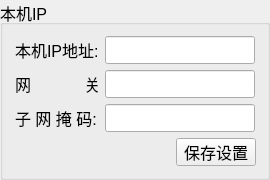
  <widget class="QGroupBox" name="hostIPSetBox">
   <property name="geometry">
    <rect>
     <x>1030</x>
     <y>140</y>
     <width>270</width>
     <height>170</height>
    </rect>
   </property>
   <property name="font">
    <font>
     <pointsize>12</pointsize>
    </font>
   </property>
   <property name="title">
    <string>本机IP</string>
   </property>
   <layout class="QVBoxLayout" name="verticalLayout_3">
    <item>
     <layout class="QHBoxLayout" name="horizontalLayout">
      <item>
       <widget class="QLabel" name="label_myip">
        <property name="minimumSize">
         <size>
          <width>83</width>
          <height>28</height>
         </size>
        </property>
        <property name="maximumSize">
         <size>
          <width>83</width>
          <height>28</height>
         </size>
        </property>
        <property name="font">
         <font>
          <pointsize>12</pointsize>
         </font>
        </property>
        <property name="text">
         <string>本机IP地址:</string>
        </property>
       </widget>
      </item>
      <item>
       <widget class="QLineEdit" name="m_myip">
        <property name="sizePolicy">
         <sizepolicy hsizetype="Preferred" vsizetype="Preferred">
          <horstretch>0</horstretch>
          <verstretch>0</verstretch>
         </sizepolicy>
        </property>
        <property name="minimumSize">
         <size>
          <width>150</width>
          <height>28</height>
         </size>
        </property>
        <property name="maximumSize">
         <size>
          <width>150</width>
          <height>28</height>
         </size>
        </property>
        <property name="font">
         <font>
          <pointsize>12</pointsize>
         </font>
        </property>
        <property name="echoMode">
         <enum>QLineEdit::Normal</enum>
        </property>
       </widget>
      </item>
     </layout>
    </item>
    <item>
     <layout class="QHBoxLayout" name="horizontalLayout_15">
      <item>
       <widget class="QLabel" name="label_gateway">
        <property name="minimumSize">
         <size>
          <width>83</width>
          <height>28</height>
         </size>
        </property>
        <property name="maximumSize">
         <size>
          <width>83</width>
          <height>28</height>
         </size>
        </property>
        <property name="font">
         <font>
          <pointsize>12</pointsize>
         </font>
        </property>
        <property name="text">
         <string>网            关: </string>
        </property>
       </widget>
      </item>
      <item>
       <widget class="QLineEdit" name="m_gateway">
        <property name="enabled">
         <bool>true</bool>
        </property>
        <property name="sizePolicy">
         <sizepolicy hsizetype="Preferred" vsizetype="Preferred">
          <horstretch>0</horstretch>
          <verstretch>0</verstretch>
         </sizepolicy>
        </property>
        <property name="minimumSize">
         <size>
          <width>150</width>
          <height>28</height>
         </size>
        </property>
        <property name="maximumSize">
         <size>
          <width>150</width>
          <height>28</height>
         </size>
        </property>
        <property name="font">
         <font>
          <pointsize>12</pointsize>
         </font>
        </property>
        <property name="echoMode">
         <enum>QLineEdit::Normal</enum>
        </property>
       </widget>
      </item>
     </layout>
    </item>
    <item>
     <layout class="QHBoxLayout" name="horizontalLayout_4">
      <item>
       <widget class="QLabel" name="label_subnetMask">
        <property name="minimumSize">
         <size>
          <width>83</width>
          <height>28</height>
         </size>
        </property>
        <property name="maximumSize">
         <size>
          <width>83</width>
          <height>28</height>
         </size>
        </property>
        <property name="font">
         <font>
          <pointsize>12</pointsize>
         </font>
        </property>
        <property name="text">
         <string>子 网 掩 码: </string>
        </property>
       </widget>
      </item>
      <item>
       <widget class="QLineEdit" name="m_subnetMask">
        <property name="sizePolicy">
         <sizepolicy hsizetype="Preferred" vsizetype="Preferred">
          <horstretch>0</horstretch>
          <verstretch>0</verstretch>
         </sizepolicy>
        </property>
        <property name="minimumSize">
         <size>
          <width>150</width>
          <height>28</height>
         </size>
        </property>
        <property name="maximumSize">
         <size>
          <width>150</width>
          <height>28</height>
         </size>
        </property>
        <property name="font">
         <font>
          <pointsize>12</pointsize>
         </font>
        </property>
        <property name="echoMode">
         <enum>QLineEdit::Normal</enum>
        </property>
       </widget>
      </item>
     </layout>
    </item>
    <item>
     <layout class="QHBoxLayout" name="horizontalLayout_16">
      <item>
       <spacer name="horizontalSpacer">
        <property name="orientation">
         <enum>Qt::Horizontal</enum>
        </property>
        <property name="sizeHint" stdset="0">
         <size>
          <width>40</width>
          <height>20</height>
         </size>
        </property>
       </spacer>
      </item>
      <item>
       <widget class="QPushButton" name="pushButton_saveHostIP">
        <property name="minimumSize">
         <size>
          <width>0</width>
          <height>28</height>
         </size>
        </property>
        <property name="maximumSize">
         <size>
          <width>16777215</width>
          <height>28</height>
         </size>
        </property>
        <property name="font">
         <font>
          <pointsize>12</pointsize>
         </font>
        </property>
        <property name="text">
         <string>保存设置</string>
        </property>
       </widget>
      </item>
     </layout>
    </item>
   </layout>
  </widget>
